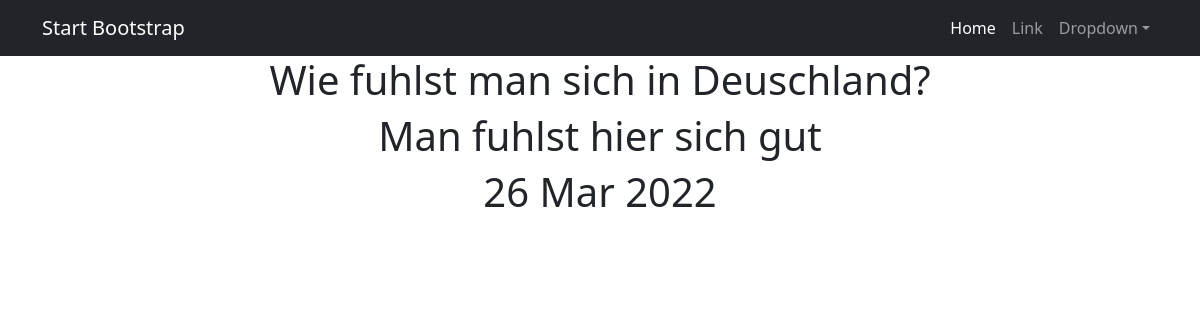
Page /news/4 on the committed database.
### NewsApp/models.py (models this page shows, shortened)
class Post(models.Model):
    author = models.ForeignKey(Author, on_delete=models.CASCADE)
    dateCreation = models.DateTimeField(auto_now_add=True)
    postCategory = models.ManyToManyField(Category, through='PostCategory')
    title = models.CharField(max_length=128)
    text = models.TextField()
    rating = models.IntegerField(default=0)
    NEWS = 'NW'
    ARTICLE = 'AR'
    CATEGORY_CHOICES = (
        (NEWS, 'Новость'),
        (ARTICLE, 'Статья')
    )
    categoryType = models.CharField(max_length=2, choices=CATEGORY_CHOICES, default=ARTICLE)

### NewsApp/views.py (the view)
# urls.py: path('<int:pk>', PostDetail.as_view())
class PostDetail(DetailView):
    model = Post
    template_name = 'post.html'
    context_object_name = 'post'

### NewsApp/templatetags/custom_filters.py (called while the page is built)
@register.filter()
def censor(value):
    if not isinstance(value, str):
        raise ValueError
    return value.replace("fick", "f***")

### templates/post.html (shortened to what this page needs)
{% extends 'flatpages/default.html' %}
{% load custom_filters %}
{% block content %}
<h1>{{ post.title| censor }}</h1>
<h1>{{ post.text| censor }} </h1>
<h1>{{ post.dateCreation|date:'d M Y' }}</h1>
{% endblock content %}

### rows in the picture
Post: title|censor "Wie fuhlst man sich in Deuschland?", text|censor "Man fuhlst hier sich gut", dateCreation "26 Mar 2022"
